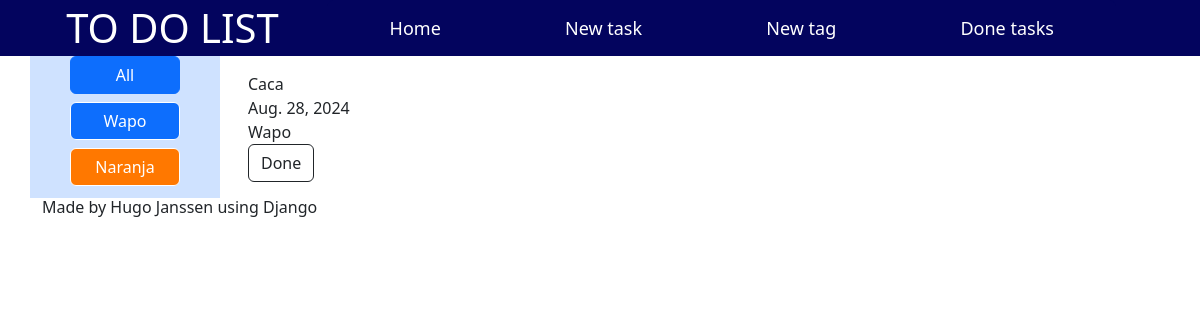
Before: /main/donetasks/ with the older database file.
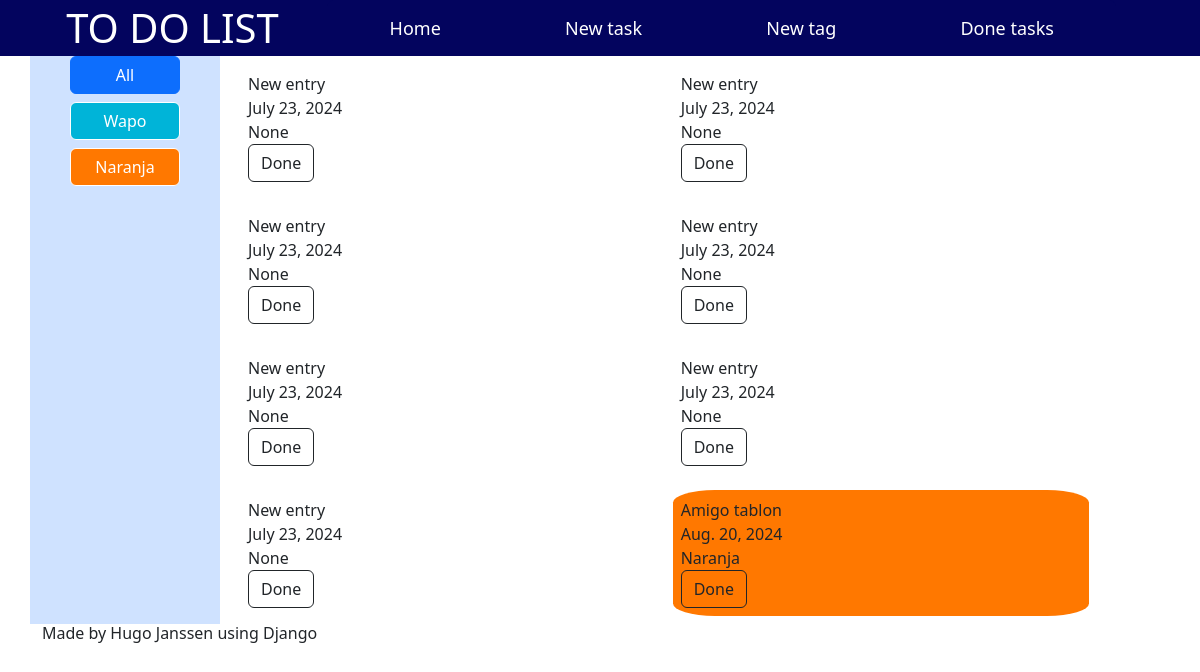
After: the same page with the newer database file.
### main/models.py (models this page shows, shortened)
class tag(models.Model):
    name = models.CharField(max_length=50)
    color = models.CharField(max_length=7)
    def __str__(self):
        return u'{0}'.format(self.name)

class entry(models.Model):
    content = models.TextField(max_length=500, default="New entry")
    entry_time = models.DateTimeField(default=datetime.datetime.now)
    deadline = models.DateField(default=datetime.datetime.now)
    priority = models.IntegerField(default=1)
    tag = models.ForeignKey(tag, on_delete=models.SET_NULL, null=True)
    status = models.BooleanField(default=False)

### main/views.py (the view, shortened to what this page needs)
# urls.py: path('donetasks/', done_task_view, name="donetaskview"),
def done_task_view(request):
    tag_id = 0
    done_tasks = []
    task_color = []
    for task in entry.objects.all():
        if task.status == True:
            if tag_id == 0 or task.tag_id == tag_id:
                done_tasks.append(task)
                if task.tag_id != None:
                    current_tag = tag.objects.get(id = task.tag_id)
                    task_color.append(current_tag.color)
                else:
                    task_color.append("#FFFFFF")
    task_list = zip(done_tasks, task_color)
    context = {"task_list": task_list, "tag_list": tag.objects.all()}
    return render(request, "list_tasks.html", context)

### main/templates/list_tasks.html (shortened to what this page needs)
{% extends "base.html" %}
{% block content %}
<div class="container">
    <div class="row">
        <div class="col-2 bg-primary-subtle">
            <form action="" method="post" class="d-grid gap-2 col-8 mx-auto">
                <button name="tag" value=0 class="btn btn-primary">All</button>
                {% for tag in tag_list %}
                <button name="tag" value="{{tag.id}}" class="btn btn-primary"
                    style="background-color: {{ tag.color }}; border-color: white">{{tag.name}}</button>
                {% endfor %}
            </form>
        </div>
        <div class="task_display col-10 container">
            {% for task in task_list %}
            <div class="task_entry" style="background-color: {{ task.1 }}">
                <span>{{task.0.content}}</span> <br>
                <span>{{task.0.deadline}}</span> <br>
                <span>{{task.0.tag}}</span> <br>
                <form action="" method="post">
                    <button name="id" value="{{task.0.id}}" class="btn btn-outline-dark">Done</button>
                </form>
            </div>
            {% endfor %}
        </div>
    </div>
</div>
{% endblock %}

Changed rows visible on the page:
no longer on this page (row edited): entry: content "Caca", deadline "Aug. 28, 2024", tag.name "Wapo", {{ task.0.id }} 23 (drawn)
changed tag "Wapo": color "3" → "#00B4D8" (drawn)
now on this page (row edited): entry: content "New entry", deadline "July 23, 2024", tag "None", {{ task.0.id }} 1 (drawn)
now on this page (row edited): entry: content "New entry", deadline "July 23, 2024", tag "None", {{ task.0.id }} 2 (drawn)
now on this page (row edited): entry: content "New entry", deadline "July 23, 2024", tag "None", {{ task.0.id }} 3 (drawn)
now on this page (row edited): entry: content "New entry", deadline "July 23, 2024", tag "None", {{ task.0.id }} 5 (drawn)
now on this page (row edited): entry: content "New entry", deadline "July 23, 2024", tag "None", {{ task.0.id }} 6 (drawn)
now on this page (row edited): entry: content "New entry", deadline "July 23, 2024", tag "None", {{ task.0.id }} 7 (drawn)
now on this page (row edited): entry: content "New entry", deadline "July 23, 2024", tag "None", {{ task.0.id }} 15 (drawn)
added entry: content "Amigo tablon", deadline "Aug. 20, 2024", tag.name "Naranja", {{ task.0.id }} 24 (drawn)
